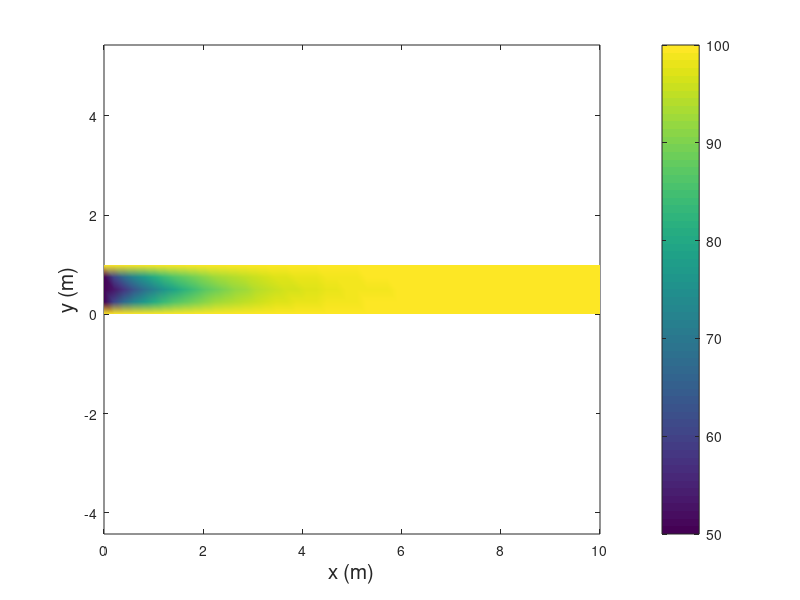
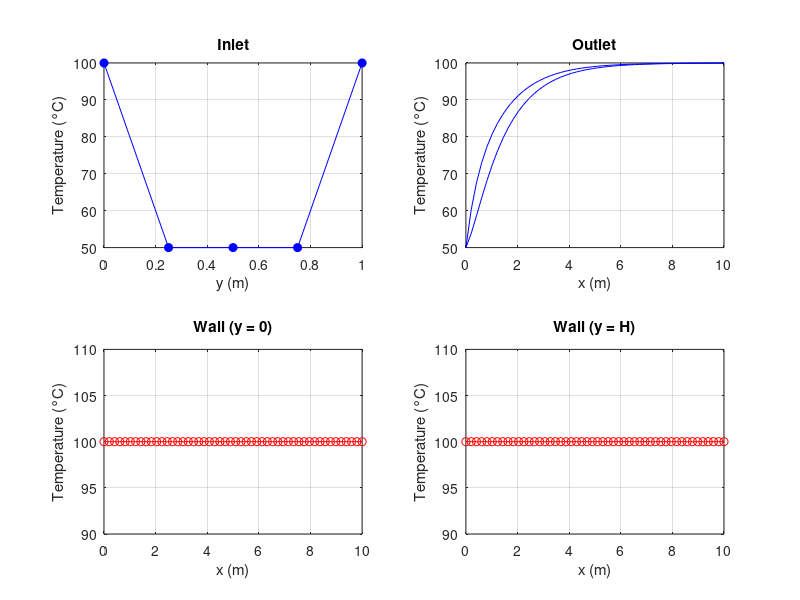
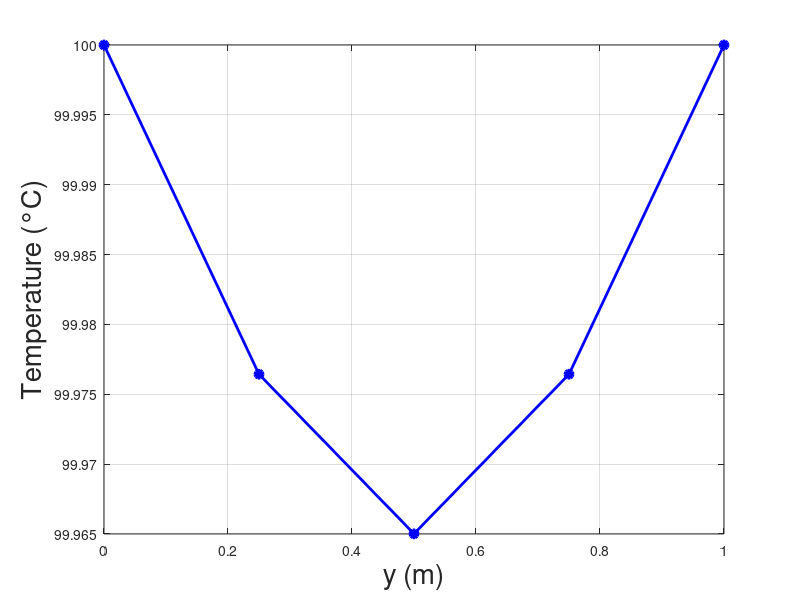
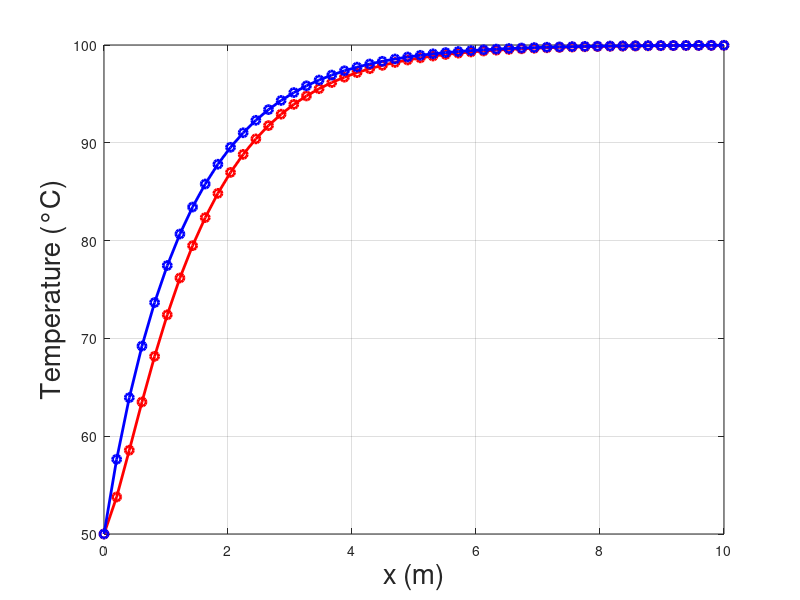

Write MATLAB code to recreate these figures, in order. (Note: this script raises an error after producing the figures.)
clear;
clc;
close all;

% Physical Parameters
rho = 1;  % Density kg/m^3
cp = 10;  % Specific heat capacity J/(K*kg)
k = 0.12;  % Thermal conductivity W/(m*K)
nu = 1e-2;  % Kinematic viscosity m^2/s
Gamma = k/cp;  % Heat diffusion coefficient kg/(m*s)
L = 10;  % Channel length m
H = 1;  % Channel height m
Pe = 16.5;  % Peclet number
u_mean = Pe*Gamma/(2*H*rho);  % Average speed m/s
Re = 2*H*u_mean/nu;  % Reynolds number

% Mesh Parameters
nx = 50;  % Coarse mesh x refinement
ny = 5;  % Coarse mesh y refinement
dx = L/(nx-1);
dy = H/(ny-1);
N = nx*ny; % DOF number

% Boundary Temperature Parameters
T_in = 50;  % Inlet temperature °C
T_wall = 100;  % Wall temperature °C

% Velocity Field Function
u_x = @(y) 6*u_mean.*(y/H).*(1-(y/H));

% Initialize coefficient matrix A and right-hand side vector b
A = zeros(N, N);
b = zeros(N, 1);

% Fill in the Equations for the internal CV
% Diffusion coefficient
D_e = Gamma*dy/dx;  % Eastern
D_w = Gamma*dy/dx;  % Western
D_n = Gamma*dx/dy;  % Northern
D_s = Gamma*dx/dy;  % Southern

for i = 2:(ny-1)
% Advection coefficient
y_e = H - (i-1)*dy;  % y_eastern
ux_e = u_x(y_e);  % Mean velocity
F_e = rho * ux_e * dy;  % Eastbound convection flux
F_w = F_e;  % Incompressible flow

% Coefficients of Algebraic Equations
a_E = D_e + max(-F_e,0);
a_W = D_w + max(F_w,0);
a_N = D_n;
a_S = D_s;
a_P = a_E + a_W + a_N + a_S;

    for j = 2:(nx-1)
        n = (i-1)*nx + j;

        % Fill matrix A (The internal CV has no source term, so b(n) is zero
        A(n,n) = a_P;
        A(n,n+1) = -a_E;
        A(n,n-1) = -a_W;
        A(n,n+nx) = -a_N;
        A(n,n-nx) = -a_S;
    end
end

% Fill boundary conditions at the inlet (Dirichlet T=T_in)
for i = 2:ny-1
    n = (i-1)*nx + 1;
    A(n,:) = 0;
    A(n,n) = 1;
    b(n) = T_in;
end

% Fill the boundary conditions at the outlet (Neumann)
for i = 2:ny-1
    n = (i-1)*nx + nx;

    % Advection coefficient
    y_e = H - (i-1)*dy;  % y_eastern
    ux_e = u_x(y_e);  % Mean velocity
    F_e = rho * ux_e * dy;  % Eastbound convection flux
    F_w = F_e;  % Incompressible flow
    
    % Coefficients of Algebraic Equations
    a_W = D_w + max(F_w,0);
    a_N = D_n;
    a_S = D_s;
    a_P = a_W + a_N + a_S;

    A(n,n) = a_P;
    A(n,n+1) = 0;
    A(n,n-1) = -a_W;
    A(n, n+nx) = -a_N;
    A(n, n-nx) = -a_S;
    b(n) = 0;
end

% Fill boundary conditions at the walls including 4 corner CVs (Dirichlet T=T_wall)
for j = 1:nx
    % Lower wall surface
    n = (ny-1)*nx + j;
    A(n,:) = 0;
    A(n,n) = 1;
    b(n) = T_wall;
    
    % Upper wall surface
    n = j;
    A(n,:) = 0;
    A(n,n) = 1;
    b(n) = T_wall;
end

% Solve the linear equation system
T = A\b;

T_2D = reshape(T, nx, ny)';
x_coords = linspace(0, L, nx);   
y_coords = linspace(0, H, ny);    
[X, Y] = meshgrid(x_coords, y_coords);

% Visualization and Validation of Temperature Fields
figure('Name', 'Coarse-mesh temperature field');
pcolor(X, Y, T_2D);   
shading interp;
colorbar;               
xlabel('x (m)', 'FontSize', 15);       
ylabel('y (m)', 'FontSize', 15);        
%title(['Channel temperature field（nx=' num2str(nx) ', ny=' num2str(ny) '）']);
axis equal tight;

%%% 12.
figure('Name', 'Boundary conditions validation');

% Verify inlet temperature (plotting the temperature curve at x=0)
subplot(2, 2, 1);
plot(y_coords, T_2D(:, 1), 'b-o', 'MarkerFaceColor', 'blue');             
xlabel('y (m)');
ylabel('Temperature (°C)');
title('Inlet');
grid on;

% Verify visualizartion of the outlet temperature
subplot(2, 2, 2);
plot(x_coords, T_2D(2,:), 'b');  
hold on;
plot(x_coords, T_2D(ny-2,:), 'b');  
xlabel('x (m)');
ylabel('Temperature (°C)');
title('Outlet');
grid on;

% Verify wall surface temperature (plotting the temperature curve at y=0)
subplot(2, 2, 3);
plot(x_coords, T_2D(ny, :), 'r-o');        
xlabel('x (m)');
ylabel('Temperature (°C)');
title('Wall (y = 0)');
grid on;

% Verify wall surface temperature (plotting the temperature curve at y=H)
subplot(2, 2, 4);
plot(x_coords, T_2D(1,:), 'r-o');       
xlabel('x (m)');
ylabel('Temperature (°C)');
title('Wall (y = H)');
grid on;

%%% 13.
figure();
plot(y_coords, T_2D(:, nx), 'b-o', 'MarkerFaceColor', 'blue', 'LineWidth', 2);             
xlabel('y (m)',  'FontSize', 20);
ylabel('Temperature (°C)', 'FontSize', 20);
%title('Outlet');
grid on;

figure();
plot(x_coords, T_2D(ceil(ny/2),:), 'r-o', 'LineWidth', 2);
hold on;
T_mean_weighted =@(T) u_x(y_coords) * T / sum(u_x(y_coords));
T_mean_weighted_values = zeros(size(x_coords, 2), 1);

for i=1:size(x_coords, 2)
    T_mean_weighted_values(i) = T_mean_weighted(T_2D(:,i));
end

plot(x_coords, T_mean_weighted_values, 'b-o', 'LineWidth', 2);
xlabel('x (m)', 'FontSize', 20);
ylabel('Temperature (°C)', 'FontSize', 20);
%title('Wall (y = H)');
grid on;

x_entry_index = 0;
for i=1:size(x_coords, 2)
    if T_2D(ceil(ny/2),i) >= 0.9 * T_wall
        x_entry_index = i;
        break
    end
end

xline(x_coords(x_entry_index), '-', 'LineWidth', 3);
legend('Centerline temperature', 'Weighted mean temperature', 'Entry length', 'FontSize', 20)
disp(x_coords(x_entry_index));

%%% 14.
function [it, sol] = sor(A, b, w, guess, tol)
    n = size(b,1);
    sol = guess;
    solnew = zeros(n,1);

    it = 0;
    var1 = tol + 1;
    var2 = tol + 1;
    while var1 > tol || var2 > tol
        for i=1:n
            solnew(i) = (b(i) - A(i, i+1:end)*sol(i+1:end) - A(i, 1:i-1)*solnew(1:i-1)) / A(i, i);
        end

        solold = sol;
        sol = (1 - w) * sol + w * solnew;
        var1 = sqrt(sum((sol - solold).^2)) / sqrt(sum((solold).^2));
        var2 = sqrt(sum((A*sol - b).^2)) / sqrt(sum((diag(A)' * sol).^2));
        it = it + 1;
    end
end

guess = 50*ones(N, 1);

for j = 1:nx
    % Lower wall surface
    n = (ny-1)*nx + j;
    guess(n) = T_wall;
    
    % Upper wall surface
    n = j;
    guess(n) = T_wall;
end

[it, sol] = sor(A, b, 1.7, guess, 1e-5);
